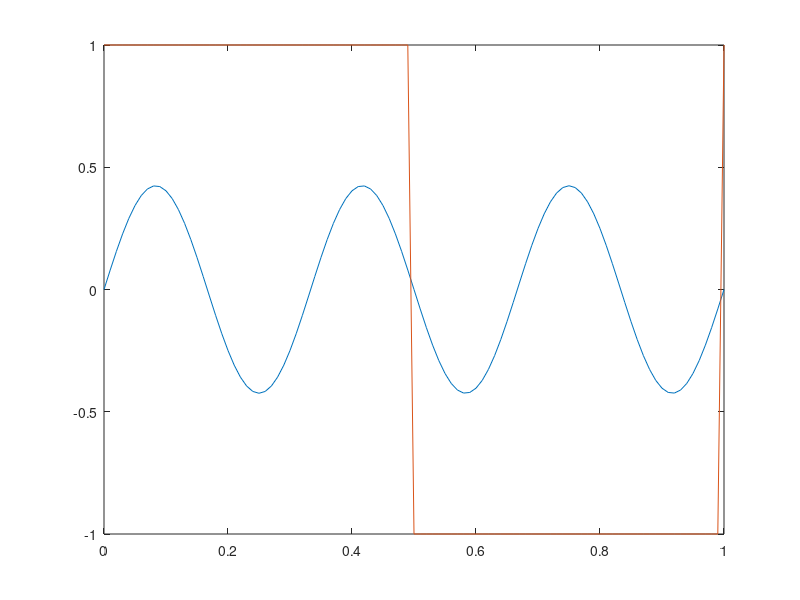

Write the MATLAB code that produced this figure.
t=0:0.01:1;% using time domain t from question 1
sum=zeros(1,length(t));% sum same length as t
k=3; % we adjust the last value depending on frequency of sum
sum=sum+4/pi*sin(2*pi*k*t)/k;% sum equation

plot(t,sum,'-');% we plot our graph
hold on;
c=square(2*pi*t); % we plot our square wave
plot(t,c,'-');% we plot our square wave in red for reference













